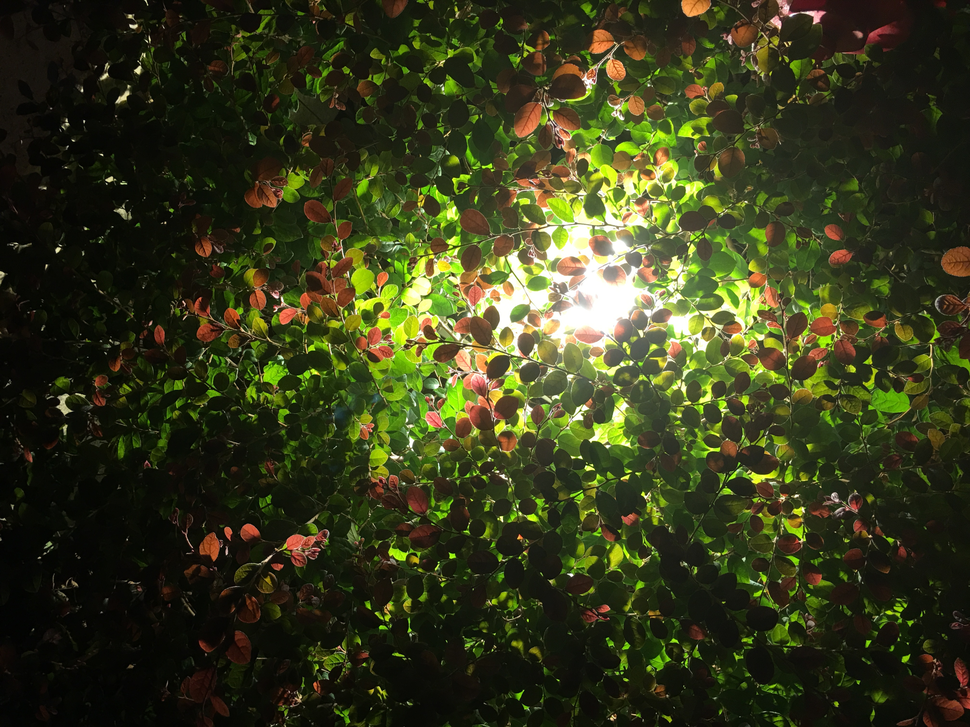
#> input picture sunleaf.png, 970 x 727 px, shrunk from 4032 x 3024 before the run
$ python circle.py
#> lines starting #> are read from the running program, lines starting #| are printed output that depends on the picture; after the words box and inside, x2 and y2 are one past the last pixel; in counts of white or black regions, pixels touching at a corner belong together
import cv2

img = cv2.imread("sunleaf.png")
#> img is the input picture: shape (727, 970, 3); mean B, G, R 27.2, 57.6, 54.4

center_coordinates = (250,200)
radius  = 60
colour = (200,150,0)
thickness = 2

img=cv2.circle(img, center_coordinates, radius, colour, thickness)
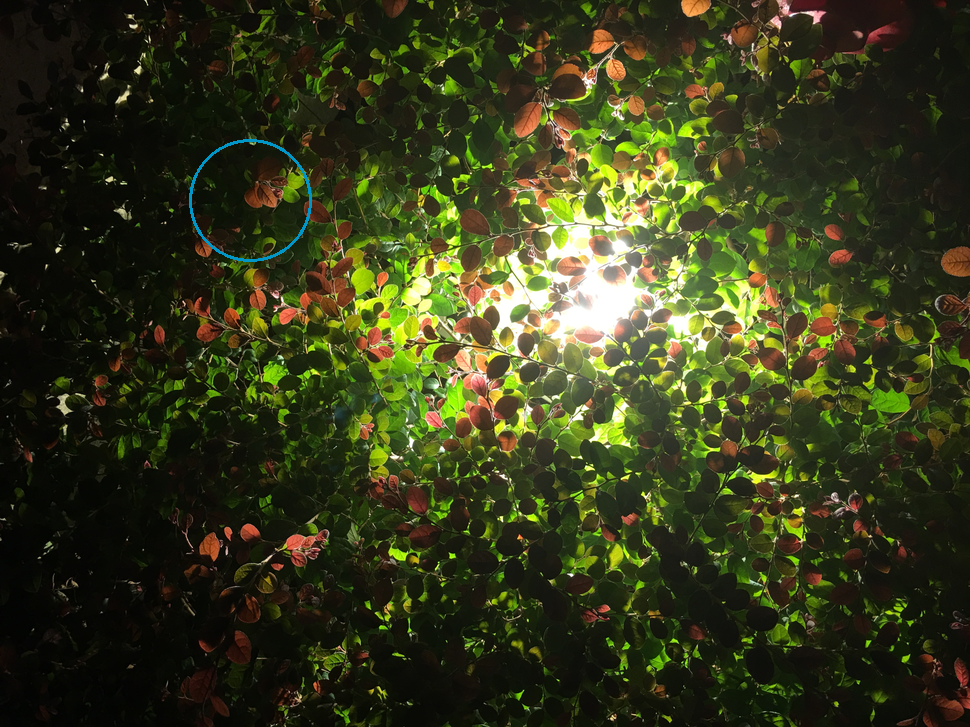
#> img: shape (727, 970, 3); 0.16% of pixels changed, all inside (x1, y1, x2, y2) = (189, 139, 312, 262)

cv2.imshow("Circle", img)
cv2.waitKey(0)
cv2.destroyAllWindows()
